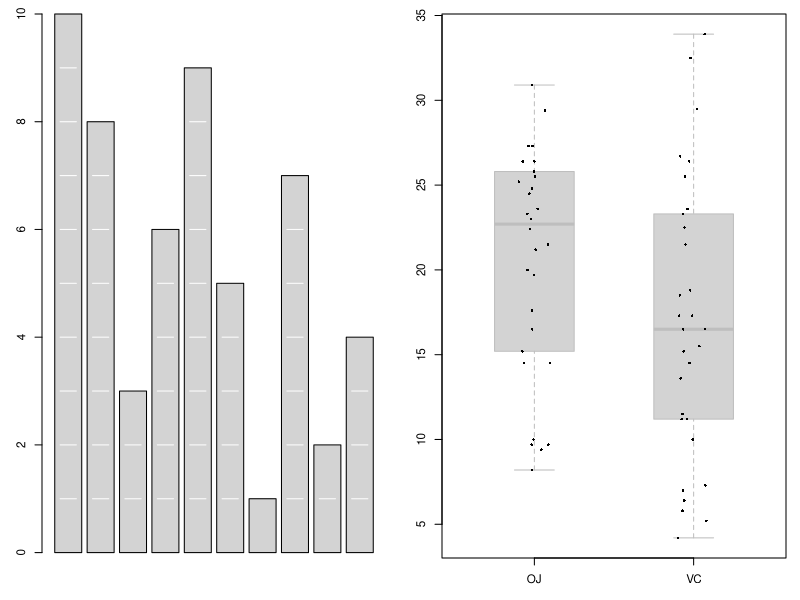

Recreate this plot in R.
par(mfrow=c(1, 2), mar=c(3, 3, 1, 1), cex=0.7)
y <- sample(1:10)
midpts <- barplot(y, col=" light grey")
width <- diff(midpts[1:2])/4
left <- rep(midpts, y - 1) - width
right <- rep(midpts, y - 1) + width
heights <- unlist(apply(matrix(y, ncol=10), 
                        2, seq))[-cumsum(y)]
segments(left, heights, right, heights,
         col="white")

with(ToothGrowth, 
     {
       boxplot(len ~ supp, border="grey", 
               col="light grey", boxwex=0.5)
       points(jitter(rep(1:2, each=30), 0.5), 
              unlist(split(len, supp)),
              cex=0.5, pch=16)
     })




